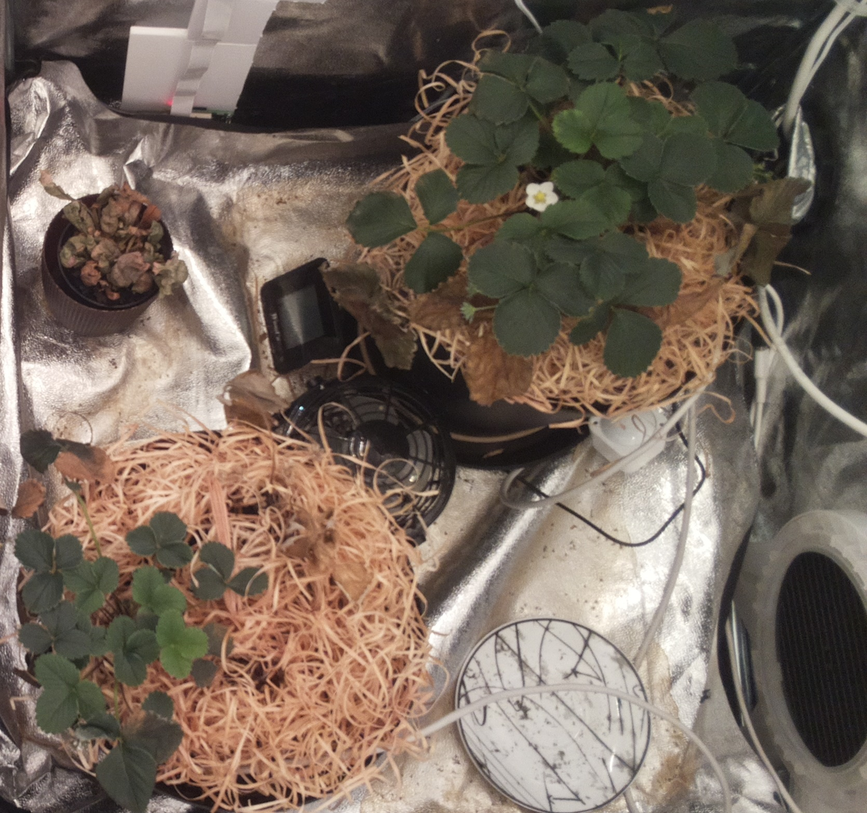
#> input picture machine_learning/test.png, 867 x 813 px, shrunk from 1670 x 1566 before the run
$ python count_leaves_5.py
#> lines starting #> are read from the running program, lines starting #| are printed output that depends on the picture; after the words box and inside, x2 and y2 are one past the last pixel; in counts of white or black regions, pixels touching at a corner belong together
import cv2
import numpy as np
from PIL import Image
import matplotlib.pyplot as plt

def crop_image(image, crop_width):
    height, width = image.shape[:2]
    cropped_image = image[:, :width - crop_width, :]
    return cropped_image

def apply_morphological_operations(mask, kernel_size=(7, 7), iterations=2):
    kernel = np.ones(kernel_size, np.uint8)
    closing = cv2.morphologyEx(mask, cv2.MORPH_CLOSE, kernel, iterations=iterations)
    opening = cv2.morphologyEx(closing, cv2.MORPH_OPEN, kernel, iterations=iterations)
    return opening

def find_and_draw_contours(image, mask, color, area_threshold, title):
    contours, _ = cv2.findContours(mask, cv2.RETR_EXTERNAL, cv2.CHAIN_APPROX_SIMPLE)
    filtered_contours = [cnt for cnt in contours if cv2.contourArea(cnt) > area_threshold]

    image_with_contours = image.copy()
    cv2.drawContours(image_with_contours, filtered_contours, -1, color, 2)

    image_with_contours_rgb = cv2.cvtColor(image_with_contours, cv2.COLOR_BGR2RGB)

    total_pixel_count = sum(cv2.contourArea(cnt) for cnt in filtered_contours)
    print(f"Total pixel count inside selected areas for {title}: {total_pixel_count}")

    return image_with_contours_rgb, filtered_contours

def count_leaves(image_path):
#> called with image_path = 'test.png'
    image = Image.open(image_path)
#> image is the input picture: PIL image 867x813 RGB; mean R, G, B 117.6, 103.3, 91.7
    image_np = np.array(image)

    cropped_image = crop_image(image_np, crop_width=100)
#> in crop_image, `cropped_image = image[:, :width - crop_width, :]`:
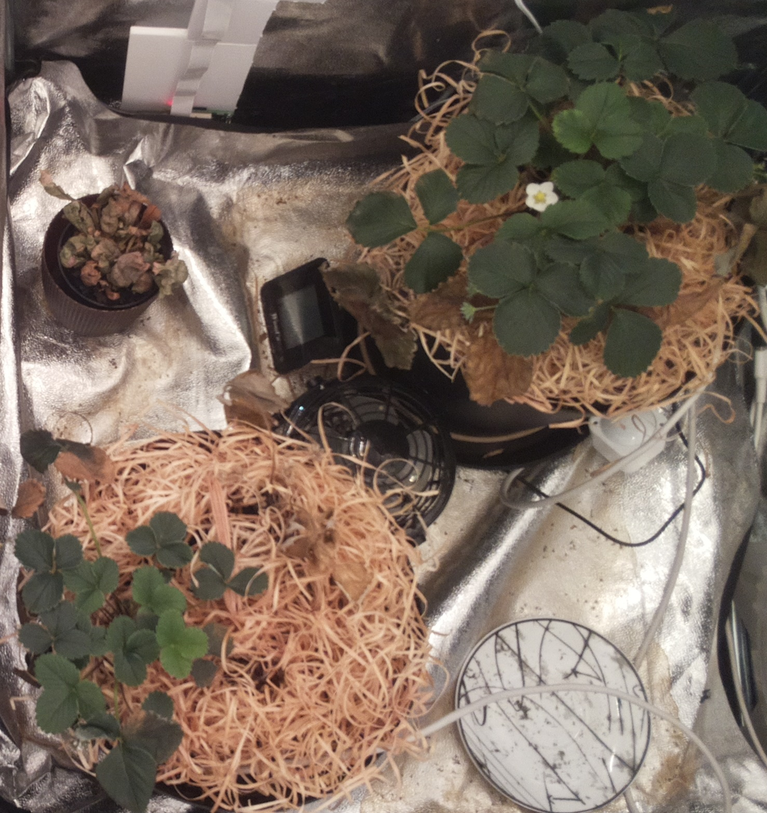
#> cropped_image: shape (813, 767, 3); mean R, G, B 123.4, 107.5, 95.2
    image_bgr = cv2.cvtColor(cropped_image, cv2.COLOR_RGBA2BGR)
    image_hsv = cv2.cvtColor(image_bgr, cv2.COLOR_BGR2HSV)
#> image_hsv: shape (813, 767, 3); mean H, S, V 25.1, 61.2, 124.1

    # Define HSV ranges for light green, medium green, and dark green
    hsv_ranges = {
        'light_green': ((30, 85, 30), (90, 255, 255)),
        'medium_green': ((40, 30, 30), (70, 85, 255)),
        'dark_green': ((30, 30, 30), (90, 85, 255)),
    }

    images_with_contours = []
    filtered_contours = []
    area_threshold = float(input(f"Enter color area threshold: "))
#> the answer given: 100
    for color, (lower, upper) in hsv_ranges.items():
        mask = cv2.inRange(image_hsv, np.array(lower), np.array(upper))
        opening_mask = apply_morphological_operations(mask)
        image_with_contours, contours = find_and_draw_contours(image_bgr, opening_mask, get_color_code(color), area_threshold, color)

        images_with_contours.append(image_with_contours)
        filtered_contours.append(contours)
#> this loop made 3 passes
#> total_pixel_count in find_and_draw_contours on passes 1 to 3: 14185, 56330, 98910.5
#| Total pixel count inside selected areas for light_green: 14185.0
#| Total pixel count inside selected areas for medium_green: 56330.0
#| Total pixel count inside selected areas for dark_green: 98910.5
#> pass 1, in count_leaves, `mask = cv2.inRange(image_hsv, np.array(lower), np.array(upper))`:
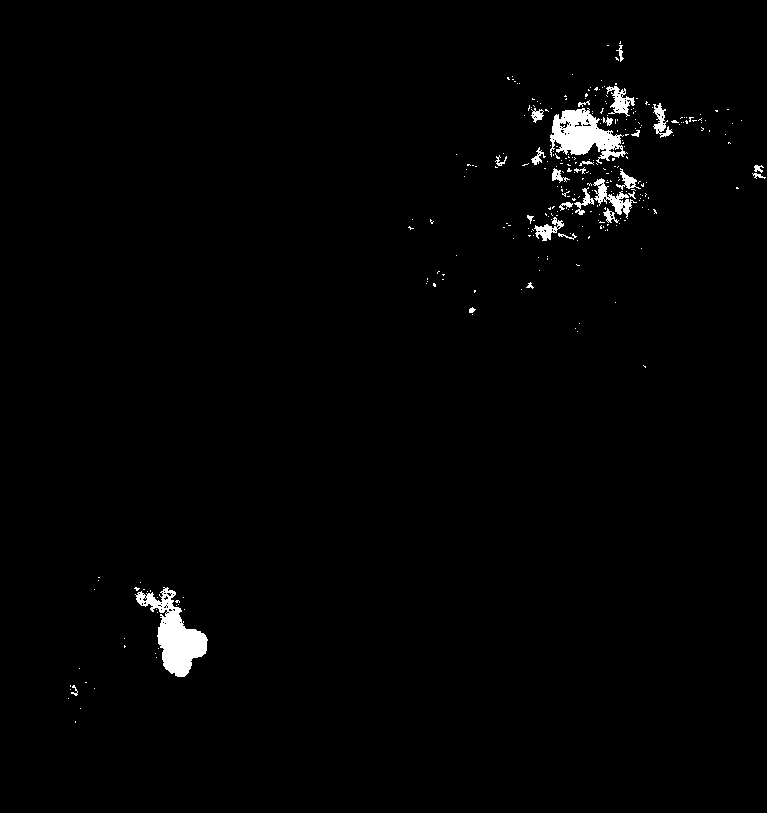
#> mask: shape (813, 767); 1.3% white; 286 white regions (258 under 20 px), largest, box (x1, y1, x2, y2) and area: (135, 587, 208, 677) 2645, (550, 108, 628, 164) 2226, (593, 178, 637, 219) 538
#> pass 1, in apply_morphological_operations, `closing = cv2.morphologyEx(mask, cv2.MORPH_CLOSE, kernel, iterations=i..`:
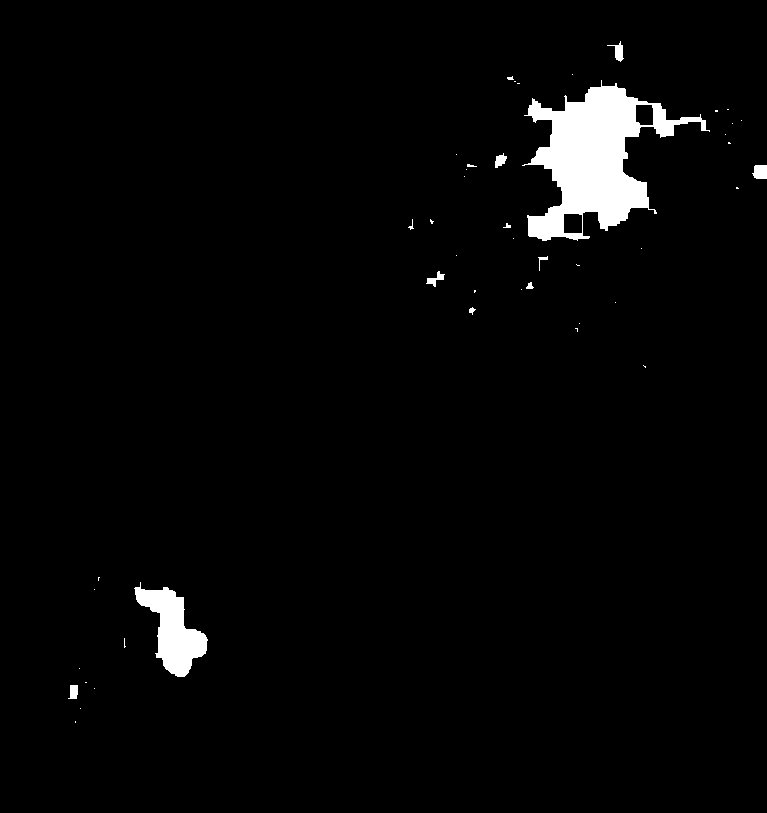
#> closing: shape (813, 767); 2.7% white; 46 white regions (33 under 20 px), largest, box (x1, y1, x2, y2) and area: (522, 80, 710, 241) 12538, (134, 582, 208, 677) 3186, (752, 165, 767, 179) 183
#> pass 1, in apply_morphological_operations, `opening = cv2.morphologyEx(closing, cv2.MORPH_OPEN, kernel, iterations..`:
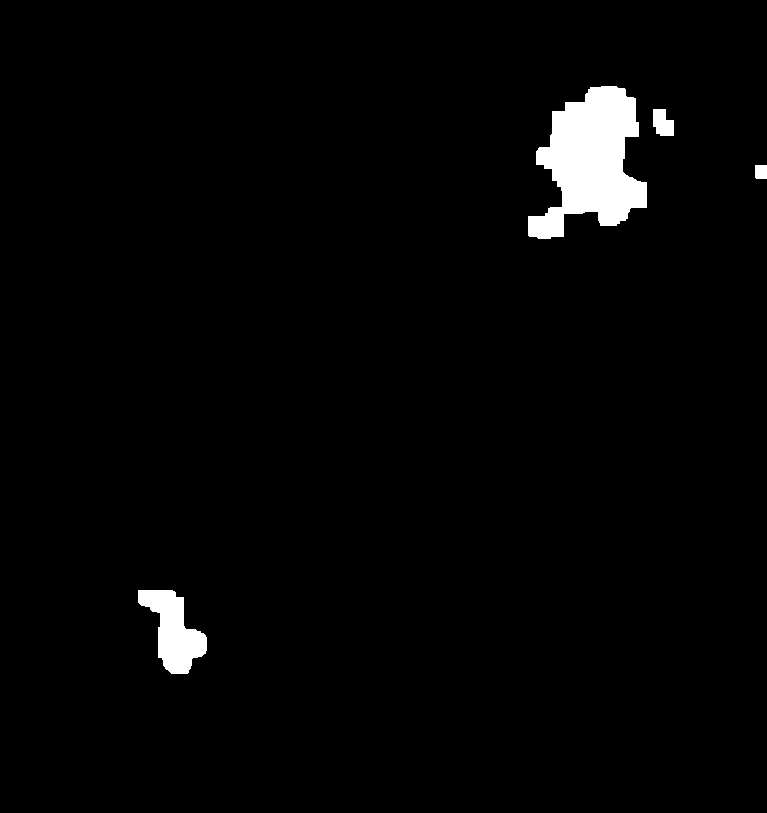
#> opening: shape (813, 767); 2.4% white; 4 white regions, box (x1, y1, x2, y2) and area: (528, 86, 647, 239) 11008, (138, 590, 207, 674) 3067, (653, 109, 674, 136) 444, (755, 165, 767, 179) 167
#> after the loop:
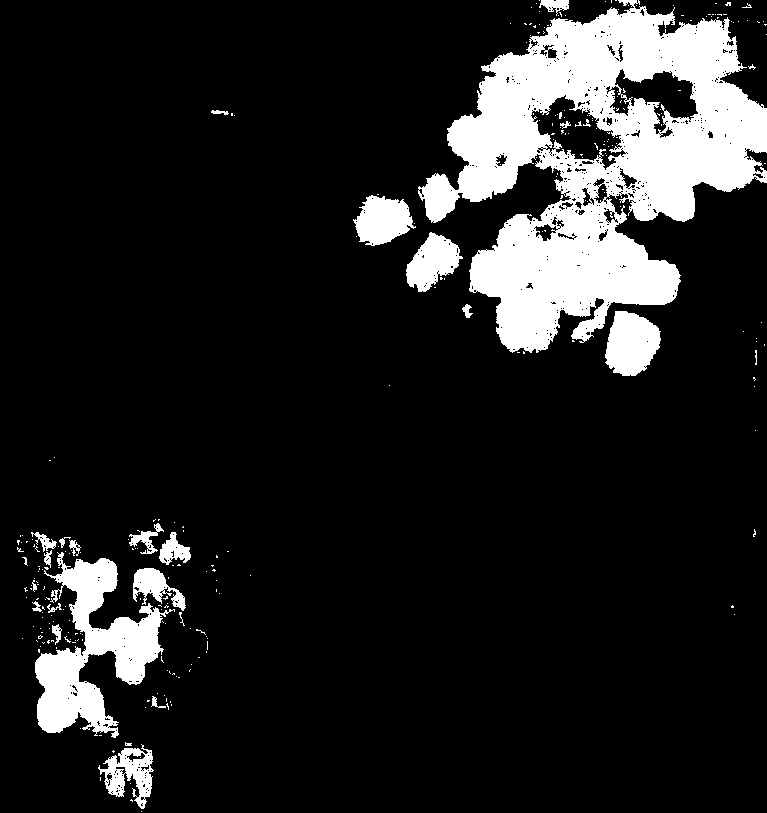
#> mask: shape (813, 767); 13.3% white; 283 white regions (256 under 20 px), largest, box (x1, y1, x2, y2) and area: (418, 0, 767, 353) 59884, (35, 552, 175, 738) 10482, (605, 311, 661, 376) 2679
#> after the loop, filtered_contours = 3 items; images_with_contours = 3 items

    # Display the results
    plt.figure(figsize=(12, 4))

    for i, (title, image) in enumerate(zip(hsv_ranges.keys(), images_with_contours), 1):
        plt.subplot(1, 3, i)
        plt.imshow(image)
        plt.title(f'Contours After Filtering ({title.capitalize()})')
        plt.axis('off')
#> this loop made 3 passes
#> title on passes 1 to 3: 'light_green', 'medium_green', 'dark_green'

    plt.show()
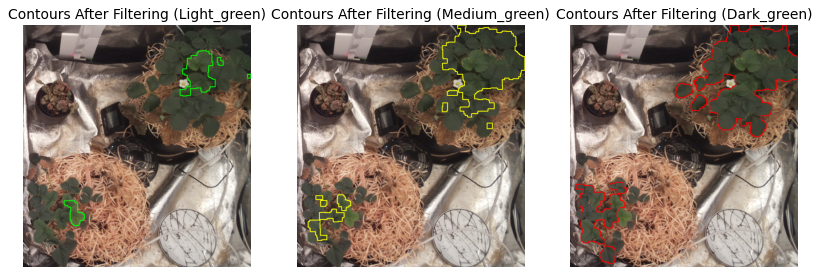
#> figure drawn by matplotlib, 3 panels

    # Return the number of leaves for each color
    num_leaves = [len(contours) for contours in filtered_contours]
#> num_leaves = [4, 9, 6]
    return num_leaves

def get_color_code(color):
    if color == 'light_green':
        return (0, 255, 0)
    elif color == 'medium_green':
        return (0, 255, 255)
    elif color == 'dark_green':
        return (0, 0, 255)

# Specify the path to your image
image_path = "test.png"

# Count the leaves for light green, medium green, and dark green separately
num_leaves = count_leaves(image_path)
#> num_leaves = [4, 9, 6]

for color, count in zip(['Light Green', 'Medium Green', 'Dark Green'], num_leaves):
    print(f"Number of leaves detected ({color}): {count}")
#> this loop made 3 passes
#> (color, count) on passes 1 to 3: ('Light Green', 4), ('Medium Green', 9), ('Dark Green', 6)
#| Number of leaves detected (Light Green): 4
#| Number of leaves detected (Medium Green): 9
#| Number of leaves detected (Dark Green): 6
